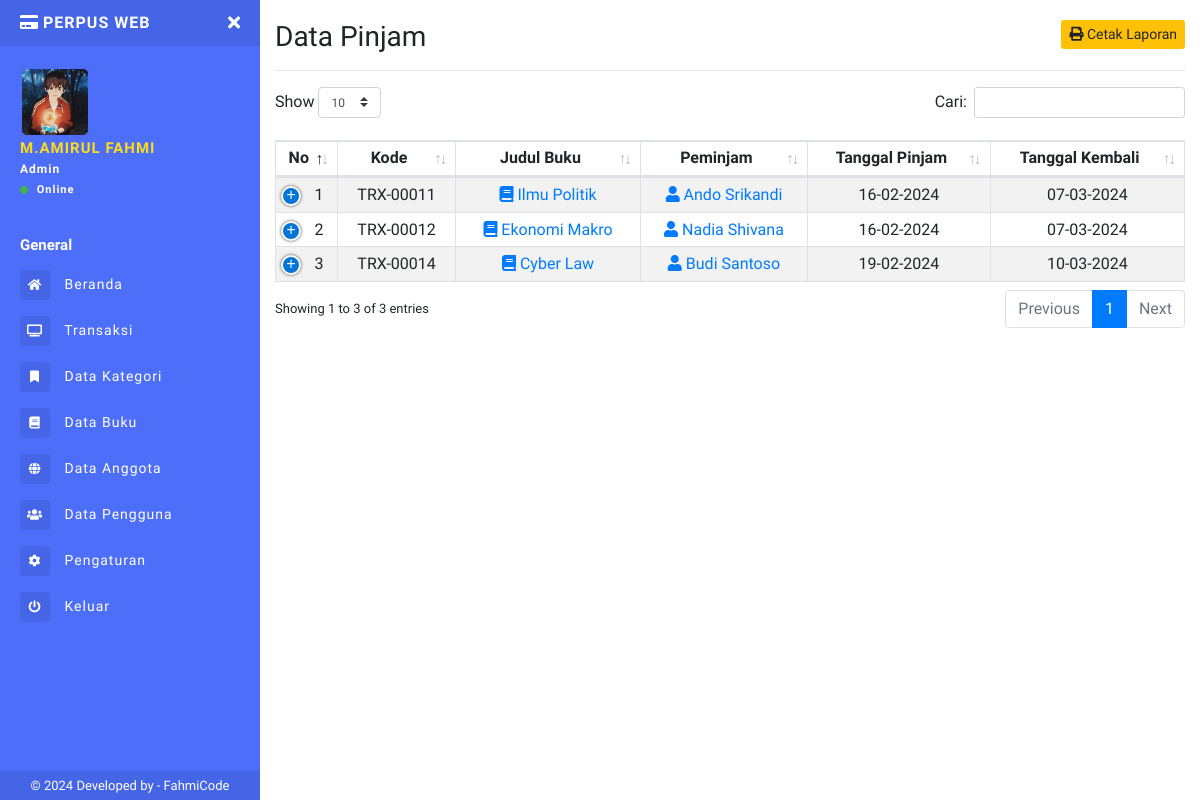
/admin/data-pinjam.php (signed in), run on the app's committed database.
### tables this page shows
CREATE TABLE `tb_peminjaman` (
  `id_peminjaman` char(13) NOT NULL,
  `id_buku` char(15) NOT NULL,
  `id_peminjam` char(15) NOT NULL,
  `tgl_pinjam` varchar(16) DEFAULT NULL,
  `tgl_kembali` varchar(16) DEFAULT NULL,
  `status_buku` enum('Proses','Pinjam','Kembali') NOT NULL,
  `ket` text NOT NULL
);

CREATE TABLE `tb_buku` (
  `id_buku` char(13) NOT NULL,
  `judul` varchar(50) NOT NULL,
  `penulis` varchar(50) NOT NULL,
  `penerbit` varchar(50) NOT NULL,
  `th_terbit` date DEFAULT NULL,
  `id_kategori` int(11) NOT NULL,
  `jumlah_buku` int(11) NOT NULL,
  `lokasi` varchar(25) NOT NULL,
  `gambar` varchar(50) NOT NULL,
  `created_by` int(11) NOT NULL,
  `tgl_input` date DEFAULT NULL
);

CREATE TABLE `tb_anggota` (
  `id_anggota` char(11) NOT NULL,
  `nisn` varchar(16) NOT NULL,
  `nama` varchar(50) NOT NULL,
  `kelas` varchar(25) NOT NULL,
  `username` varchar(45) NOT NULL,
  `password` varchar(45) NOT NULL,
  `foto` varchar(50) NOT NULL,
  `created_at` timestamp NULL DEFAULT current_timestamp(),
  `updated_at` varchar(40) DEFAULT NULL,
  `status` tinyint(4) NOT NULL
);

### admin/data-pinjam.php (the view, shortened to what this page needs)
<?php
include 'sidebar.php';
?>
<h1 class="h3 mb-0">
  Data Pinjam
  <a href="cetak/cetak-peminjaman.php" target="_blank" class="btn btn-warning btn-sm border-0 float-right"><i class="fa fa-print"></i> Cetak Laporan</a>
</h1>
<hr>
<table class="table table-striped table-sm table-bordered dt-responsive nowrap text-center" id="table" width="100%">
  <thead>
    <tr>
      <th>No</th>
      <th>Kode</th>
      <th>Judul Buku</th>
      <th>Peminjam</th>
      <th>Tanggal Pinjam</th>
      <th>Tanggal Kembali</th>
    </tr>
  </thead>
  <tbody>
    <?php $no = 1;
    $peminjaman = mysqli_query($conn, "SELECT * FROM tb_peminjaman JOIN tb_buku ON tb_peminjaman.id_buku = tb_buku.id_buku JOIN tb_anggota ON tb_peminjaman.id_peminjam = tb_anggota.id_anggota WHERE tb_peminjaman.status_buku = 'Pinjam'");
    while ($data = mysqli_fetch_array($peminjaman)) {
    ?>
      <tr>
        <td><?= $no++; ?></td>
        <td><?= $data['id_peminjaman']; ?></td>
        <td><a href="detail-buku.php?kd_buku=<?= $data['id_buku']; ?>"><span class="fa fa-book"></span> <?php echo $data['judul']; ?></a></td>
        <td><a href="detail-anggota.php?kd_anggota=<?= $data['id_anggota']; ?>"><span class="fa fa-user"></span> <?php echo $data['nama']; ?></a></td>
        <td><?= $data['tgl_pinjam']; ?></td>
        <td><?= $data['tgl_kembali']; ?></td>
      </tr>
      <div class="modal fade" id="Konfirmasi<?= $data['id_peminjaman'] ?>" tabindex="-1" role="dialog">
      <?php  } ?>
  </tbody>
</table>
<?php include "footer.php" ?>

### admin/sidebar.php (shortened to what this page needs)
<?php
include '../connection/koneksi.php';
$query = "SELECT * FROM tb_admin WHERE id = '" .  $_COOKIE['id_admin'] . "'";
$run = mysqli_query($conn, $query);
$d = mysqli_fetch_array($run);
?>
<!DOCTYPE html>
<html>
<head>
  <link rel="stylesheet" href="https://maxcdn.bootstrapcdn.com/bootstrap/4.0.0/css/bootstrap.min.css">
  <link href="../assets/css/style.css" rel="stylesheet">
  <link href="https://use.fontawesome.com/releases/v5.0.6/css/all.css" rel="stylesheet">
  <link href="../assets/vendor/datatables/dataTables.bootstrap4.min.css" rel="stylesheet">
  <link href="../assets/vendor/datatables/responsive.bootstrap4.min.css" rel="stylesheet">
</head>
<body>
  <div class="page-wrapper chiller-theme toggled">
    <nav id="sidebar" class="sidebar-wrapper">
      <div class="sidebar-content">
        <div class="sidebar-brand">
          <a href="./"><i class="fa fa-credit-card mr-1"></i>PerPus Web</a>
          <div id="close-sidebar">
            <i class="fas fa-times"></i>
          </div>
        </div>
        <div class="sidebar-header">
          <div class="user-pic" style="height:70px;width:70px;">
            <img class="img-responsive img-rounded" src="../uploads/profil/<?= $d['foto']; ?>" alt="User picture">
          </div>
          <div class="user-info">
            <span class="user-name"><?= $d['nama']; ?>
            </span>
            <span class="user-role"><?= $d['level'] ?></span>
            <span class="user-status">
              <i class="fa fa-circle"></i>
              <span>Online</span>
            </span>
          </div>
        </div>
        <div class="sidebar-menu">
          <ul>
            <li class="header-menu">
              <span>General</span>
            </li>
            <li>
              <a href="index.php">
                <i class="fas fa-home"></i>
                <span>Beranda</span>
              </a>
            </li>
            <li>
              <a href="transaksi.php">
                <i class="fa fa-tv"></i>
                <span>Transaksi</span>
              </a>
            </li>
            <li>
              <a href="kategori.php">
                <i class="fa fa-fw fa-bookmark"></i>
                <span>Data Kategori</span>
              </a>
            </li>
            <li>
              <a href="data-buku.php">
                <i class="fa fa-book"></i>
                <span>Data Buku</span>
              </a>
            </li>
            <li>
              <a href="data-anggota.php">
                <i class="fas fa-globe"></i>
                <span>Data Anggota</span>
              </a>
            </li>
            <?php
            if ($d['level'] == "Admin") { ?>
              <li>
                <a href="data-admin.php">
                  <i class="fas fa-users"></i>
                  <span>Data Pengguna</span>
                </a>
              </li>
            <?php  }  ?>
            <li>
              <a href="pengaturan.php">
                <i class="fa fa-cog"></i>
                <span>Pengaturan</span>
              </a>
            </li>
            <li>
              <a href="#Exit" data-toggle="modal">
                <i class="fa fa-power-off"></i>
                <span>Keluar</span>
              </a>
            </li>
          </ul>
        </div>
      </div>
      <div class="sidebar-footer">
        © 2024 Developed by - <a target="_blank" rel="noopener noreferrer" href="https://fahmi965.000webhostapp.com/Portofolio.html">
          FahmiCode</a>
      </div>
    </nav>
    <main class="page-content">
      <div class="container-fluid">
        <div class="d-block d-sm-block d-md-none d-lg-none py-2"></div>

### data on the page
tb_peminjaman: id_peminjaman "TRX-00011", id_buku.judul "Ilmu Politik", id_peminjam.nama "Ando Srikandi", tgl_pinjam "16-02-2024", tgl_kembali "07-03-2024"
tb_peminjaman: id_peminjaman "TRX-00012", id_buku.judul "Ekonomi Makro", id_peminjam.nama "Nadia Shivana", tgl_pinjam "16-02-2024", tgl_kembali "07-03-2024"
tb_peminjaman: id_peminjaman "TRX-00014", id_buku.judul "Cyber Law", id_peminjam.nama "Budi Santoso", tgl_pinjam "19-02-2024", tgl_kembali "10-03-2024"

### other printed values
$d['nama'] "M.AMIRUL FAHMI"
$d['level'] "Admin"
